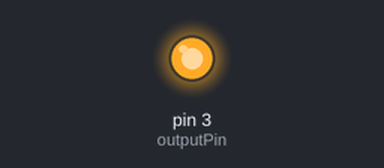
The sketch below on a simulated Arduino Uno, built with avr-gcc and run on an emulated ATmega328P. Parts: output pins drawn as LEDs (lit = HIGH).

Above: at 0.1 s.
Timing chart, 0 to 1.6 s (numbered marks = the images above):
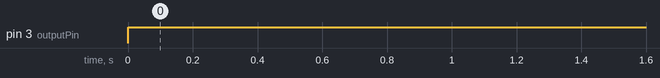

The sketch:

fanSpeedControlUltrasonic.ino
```cpp
/*MAIN PROGRAM 10/19/18 WE ARE TRYING TO RUN THE FAN AND THE ULTRASONIC
 * SENSOR AT THE SAME. WE WANT TO TAKE DATA FROM THE SENSOR VARIABLE "DISTANCE" AND
 * SEND IT TO OUR SENSOR TO TURN ON OUR FAN ("outputPin") AND CONTROL THE VELOCITY
 * FROM SENSOR DATA. DELAY IS TOO LONG. FAN WON'T WORK.
 */
/*
#define echoPin 8
#define trigPin 7
*/
#define outputPin 3
long duration, distance;
int PWMVal;

void setup() {
  Serial.begin(9600);
  //pinMode(echoPin,INPUT);
  //pinMode(trigPin,OUTPUT);
  pinMode(outputPin,OUTPUT);
}

void loop() {

  /*digitalWrite(trigPin, LOW);
  delayMicroseconds(2);

  digitalWrite(trigPin, HIGH);
  delayMicroseconds(10);

  digitalWrite(trigPin, LOW);

  duration = pulseIn(echoPin, HIGH);

  distance = duration/58.2;

  Serial.println(distance);
  */
  //digitalWrite(outputPin,HIGH);
  PWMVal = 255;
  //PWMVal = map(distance, 2, 100, 0, 255);
  analogWrite(outputPin, PWMVal);
}
```

Measured:
- by itself, pin 3 (outputPin): LOW → HIGH at 0.00 s
